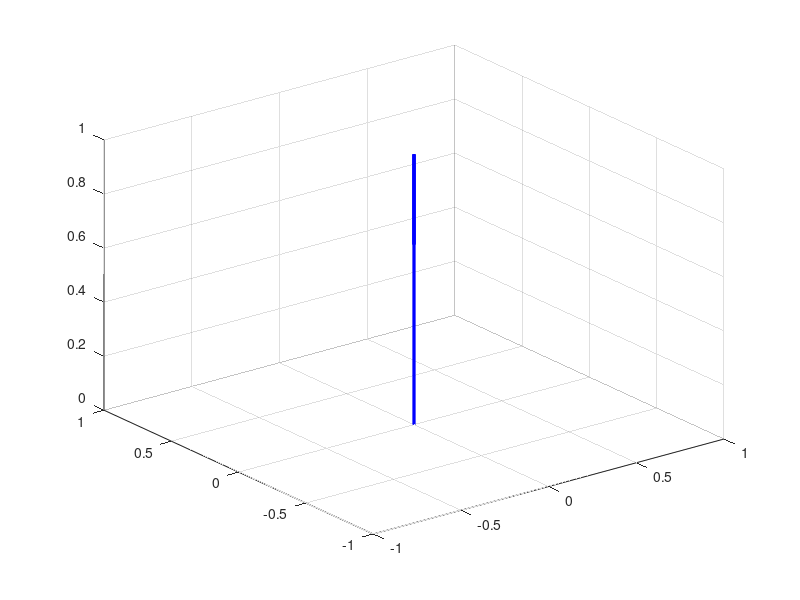

This chart was generated by the following MATLAB code: (Note: this script raises an error after producing the figure.)
clear
close all
clc

figure

quivers = quiver3([0.0; 0.0], [0.0; 0.0], [0.0; 0.0], [0.0; 0.0], [0.0; 0.0], [1.0; 1.0], 1.00, 'Color','b', 'LineWidth', 2.0);

% set z offset for arm if needed
[link1, verts1] = linkGeneration();
[link2, verts2] = linkGeneration();

%provide an offset for verts 2
z_offset = -0.1;
verts2 = bsxfun(@plus, verts2, [0.0, 0.0, z_offset]);

xlim([-2.25 2.25])
ylim([-2.25 2.25])
zlim([-2 2])

%set(gca,'xtick',[])
set(gca,'xticklabel',[])
%set(gca,'ytick',[])
set(gca,'yticklabel',[])
%set(gca,'ztick',[])
set(gca,'zticklabel',[])

camlight
campos([0.0 0.0 2]);
camorbit(25,50,'camera')

axis equal

traj1 = animatedline('Marker','none', 'Color', [0.4, 0.4, 0.4], 'LineWidth', 1.0);
traj2 = animatedline('Marker','none', 'Color', [0.4, 0.4, 0.4], 'LineWidth', 1.0);

load joint_data.mat;
% Data loaded are:
% W: PD controller with gravity
% P: Iterative learning controller
% X: Inverse dynamics controller
% Y: Lapunov-based controller
% Z: Passiviy-based controller

% X: Inverse-Dynamics controller
th1 = X(:,1)';
th2 = X(:,2)';
th1_dot = X(:,3)';
th2_dot = X(:,4)';

% Y: Lapunov-based controller
%th1 = Y(:,1)';
%th2 = Y(:,2)';
%th1_dot = Y(:,3)';
%th2_dot = Y(:,4)';

% Z: Passiviy-based controller
%th1 = Z(:,1)';
%th2 = Z(:,2)';
%th1_dot = Z(:,3)';
%th2_dot = Z(:,4)';


for i=1:size(th1,2)
    [fr1, pos1, fr2, pos2] = planar_fk2(th1(i), th2(i));

    linkTransform(link1, verts1, fr1)
    linkTransform(link2, verts2, fr2)

    addpoints(traj1, pos1(1), pos1(2), pos1(3));
    addpoints(traj2, pos2(1), pos2(2), pos2(3)+z_offset);

    % TODO: test different scaling factors
    %vec_w1 = sign(th1_dot(i))*0.1 + th1_dot(i)*0.010;
    %vec_w2 = sign(th2_dot(i))*0.1 + th2_dot(i)*0.010;
    
    vec_w1 = sign(th1_dot(i))*0.1 + th1_dot(i);
    vec_w2 = sign(th2_dot(i))*0.1 + th2_dot(i);
    
    set(quivers, 'xdata', [0; pos1(1)],'ydata', [0; pos1(2)], 'wdata', [vec_w1; vec_w2]);

    axis equal
    xlim([-2.25 2.25])
    ylim([-2.25 2.25])
    zlim([-1 1])

    drawnow;
 %   if i==1
 %      pause(10)
 %   end
end
